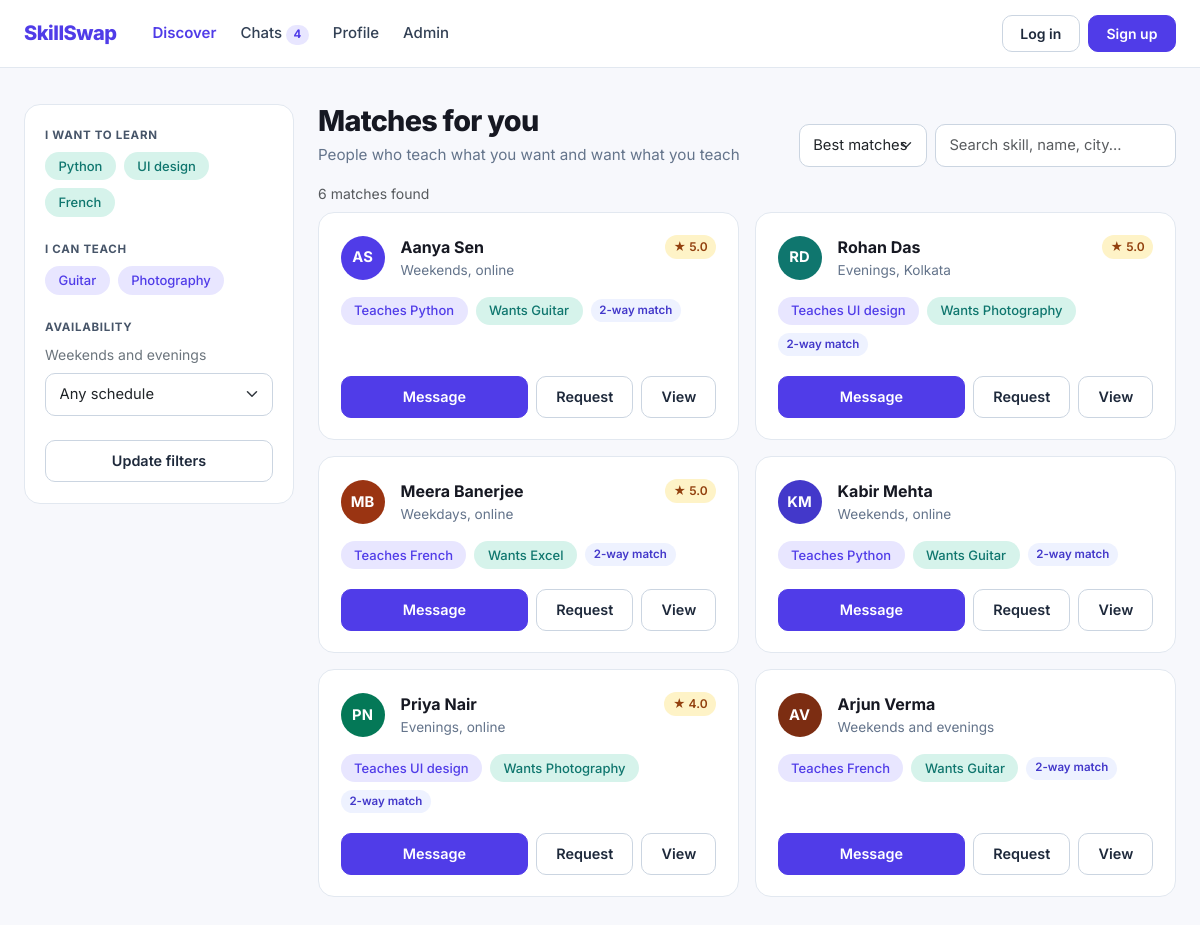
/discover.php, run on the app's committed database.
### tables this page shows
CREATE TABLE users (
        id INTEGER PRIMARY KEY AUTOINCREMENT,
        name TEXT NOT NULL,
        email TEXT NOT NULL UNIQUE,
        password_hash TEXT NOT NULL,
        initials TEXT NOT NULL,
        avatar_color TEXT NOT NULL DEFAULT '#503CE8',
        availability TEXT NOT NULL DEFAULT 'Weekends, online',
        location TEXT NOT NULL DEFAULT 'Online',
        bio TEXT NOT NULL DEFAULT '',
        created_at TEXT NOT NULL DEFAULT CURRENT_TIMESTAMP
    , role TEXT NOT NULL DEFAULT 'user', status TEXT NOT NULL DEFAULT 'active');

### includes/auth.php (called while the page is built, shortened)
<?php
function isLoggedIn(): bool
{
    return isset($_SESSION['user_id']) && (int)$_SESSION['user_id'] > 0;
}
function getActiveUserId(): int
{
    return 1;
}
function getUserWithSkills(PDO $pdo, int $userId): ?array
{
    $stmt = $pdo->prepare(
        'SELECT id, name, email, initials, avatar_color, availability, location, bio, role, status, created_at
         FROM users WHERE id = ?'
    );
    $stmt->execute([$userId]);
    $user = $stmt->fetch();
    $skillStmt = $pdo->prepare(
        'SELECT skill_name, skill_type FROM user_skills WHERE user_id = ? ORDER BY sort_order ASC, id ASC'
    );
    $skillStmt->execute([$userId]);
    $teach = [];
    $learn = [];
    foreach ($skillStmt->fetchAll() as $row) {
        if ($row['skill_type'] === 'teach') {
            $teach[] = $row['skill_name'];
        } else {
            $learn[] = $row['skill_name'];
        }
    }
    $revStmt = $pdo->prepare(
        'SELECT COUNT(*) AS cnt, COALESCE(ROUND(AVG(rating), 1), 0) AS avg_rating
         FROM reviews WHERE reviewee_id = ?'
    );
    $revStmt->execute([$userId]);
    $revStats = $revStmt->fetch() ?: ['cnt' => 0, 'avg_rating' => 0];
    $user['teach_skills'] = $teach;
    $user['learn_skills'] = $learn;
    $user['review_count'] = (int)$revStats['cnt'];
    $user['avg_rating'] = (float)$revStats['avg_rating'];
    return $user;
}
function getUserReviews(PDO $pdo, int $userId, int $limit = 10): array
{
    $stmt = $pdo->prepare(
        'SELECT r.*, u.name AS reviewer_name, u.initials AS reviewer_initials, u.avatar_color AS reviewer_color
         FROM reviews r
         JOIN users u ON u.id = r.reviewer_id
         WHERE r.reviewee_id = ?
         ORDER BY r.id DESC
         LIMIT ?'
    );
    $stmt->execute([$userId, $limit]);
    return $stmt->fetchAll();
}
function getCurrentUser(PDO $pdo): array
{
    $user = getUserWithSkills($pdo, getActiveUserId());
    return $user;
}
function e(string $value): string
{
    return htmlspecialchars($value, ENT_QUOTES, 'UTF-8');
}

### includes/matching.php (called while the page is built, shortened)
<?php
function searchAndMatchUsers(PDO $pdo, array $me, array $filters = []): array
{
    $query = trim(mb_strtolower((string)($filters['q'] ?? '')));
    $teachFilter = trim(mb_strtolower((string)($filters['teach'] ?? '')));
    $learnFilter = trim(mb_strtolower((string)($filters['learn'] ?? '')));
    $availFilter = trim(mb_strtolower((string)($filters['availability'] ?? '')));
    $mode = ($filters['mode'] ?? 'best') === 'all' ? 'all' : 'best';
    $stmt = $pdo->prepare(
        'SELECT id FROM users
         WHERE id != ? AND status = "active" AND role != "admin"
         ORDER BY id ASC'
    );
    $stmt->execute([$me['id']]);
    $candidateIds = $stmt->fetchAll(PDO::FETCH_COLUMN);
    $myLearnLower = array_map('mb_strtolower', $me['learn_skills']);
    $myTeachLower = array_map('mb_strtolower', $me['teach_skills']);
    $results = [];
    foreach ($candidateIds as $cid) {
        $full = getUserWithSkills($pdo, (int)$cid);
        $candTeachLower = array_map('mb_strtolower', $full['teach_skills']);
        $candLearnLower = array_map('mb_strtolower', $full['learn_skills']);
        $teachesWhatIWant = array_values(array_intersect($myLearnLower, $candTeachLower));
        $wantsWhatITeach = array_values(array_intersect($myTeachLower, $candLearnLower));
        $isMutual = !empty($teachesWhatIWant) && !empty($wantsWhatITeach);
        $overlapScore = (count($teachesWhatIWant) * 2) + count($wantsWhatITeach) + ($isMutual ? 3 : 0);
        if ($query !== '') {
            $haystack = mb_strtolower(implode(' ', [
                $full['name'],
                $full['availability'],
                $full['location'],
                $full['bio'],
                implode(' ', $full['teach_skills']),
                implode(' ', $full['learn_skills']),
            ]));
            if (!str_contains($haystack, $query)) {
                continue;
            }
        } elseif ($mode === 'best' && $teachFilter === '' && $learnFilter === '' && $overlapScore === 0 && (!empty($myLearnLower) || !empty($myTeachLower))) {
            continue;
        }
        $primaryTeach = $full['teach_skills'][0] ?? '';
        foreach ($full['teach_skills'] as $sk) {
            if (($teachFilter !== '' && str_contains(mb_strtolower($sk), $teachFilter))
                || in_array(mb_strtolower($sk), $myLearnLower, true)) {
                $primaryTeach = $sk;
                break;
            }
        }
        $primaryWants = $full['learn_skills'][0] ?? '';
        foreach ($full['learn_skills'] as $sk) {
            if (($learnFilter !== '' && str_contains(mb_strtolower($sk), $learnFilter))
                || in_array(mb_strtolower($sk), $myTeachLower, true)) {
                $primaryWants = $sk;
                break;
            }
        }
        if ((int)$full['id'] === 4 && $learnFilter === '' && in_array('Excel', $full['learn_skills'], true)) {
            $primaryWants = 'Excel';
        }
        $full['primary_teach'] = $primaryTeach;
        $full['primary_wants'] = $primaryWants;
        $full['is_mutual'] = $isMutual;
        $full['match_score'] = $overlapScore;
        $full['reviews'] = getUserReviews($pdo, (int)$full['id'], 5);
        $results[] = $full;
    }
    usort($results, static function (array $a, array $b): int {
        if ($a['match_score'] !== $b['match_score']) {
            return $b['match_score'] <=> $a['match_score'];
        }
        return (int)$a['id'] <=> (int)$b['id'];
    });
    return $results;
}

### discover.php (the view, shortened to what this page needs)
<?php
require_once __DIR__ . '/includes/header.php';
require_once __DIR__ . '/includes/matching.php';
$matches = searchAndMatchUsers($pdo, $currentUser, [
    'q' => $_GET['q'] ?? '',
    'teach' => $_GET['teach'] ?? '',
    'learn' => $_GET['learn'] ?? '',
    'availability' => $_GET['availability'] ?? '',
    'mode' => $_GET['mode'] ?? 'best',
]);
?>
<main class="container-xxl px-4 discover-layout">
  <div class="row g-4">
    <div class="col-lg-3">
      <aside class="ss-card filter-sidebar">
        <div class="mb-4">
          <div class="d-flex align-items-center justify-content-between mb-2">
            <div class="ss-section-label">I want to learn</div>
          </div>
          <div class="d-flex flex-wrap gap-2" id="sidebarLearnPills">
            <?php if (empty($currentUser['learn_skills'])): ?>
              <span class="text-muted small">No skills selected</span>
            <?php else: ?>
              <?php foreach ($currentUser['learn_skills'] as $skill): ?>
                <button type="button" class="pill-learn pill-filter-btn" data-filter-type="teach" data-skill="<?= e($skill) ?>" title="Filter people who teach <?= e($skill) ?>">
                  <?= e($skill) ?>
                </button>
              <?php endforeach; ?>
            <?php endif; ?>
          </div>
        </div>
        <div class="mb-4">
          <div class="ss-section-label mb-2">I can teach</div>
          <div class="d-flex flex-wrap gap-2" id="sidebarTeachPills">
            <?php if (empty($currentUser['teach_skills'])): ?>
              <span class="text-muted small">No skills selected</span>
            <?php else: ?>
              <?php foreach ($currentUser['teach_skills'] as $skill): ?>
                <button type="button" class="pill-teach pill-filter-btn" data-filter-type="learn" data-skill="<?= e($skill) ?>" title="Filter people who want <?= e($skill) ?>">
                  <?= e($skill) ?>
                </button>
              <?php endforeach; ?>
            <?php endif; ?>
          </div>
        </div>
        <div class="mb-4">
          <div class="ss-section-label mb-2">Availability</div>
          <div class="text-secondary small mb-2" id="sidebarAvailability"><?= e($currentUser['availability']) ?></div>
          <select class="form-select form-select-sm ss-input" id="availabilityFilterSelect" aria-label="Filter by availability">
            <option value="">Any schedule</option>
          </select>
        </div>
        <button type="button" class="btn btn-ss-outline w-100" data-bs-toggle="modal" data-bs-target="#filtersModal">
          Update filters
        </button>
      </aside>
    </div>
    <div class="col-lg-9">
      <div class="d-flex flex-wrap align-items-end justify-content-between gap-3 mb-3">
        <div>
          <h1 class="discover-heading">Matches for you</h1>
          <p class="discover-subheading mb-0">People who teach what you want and want what you teach</p>
        </div>
        <div class="d-flex flex-wrap align-items-center gap-2">
          <select class="form-select ss-input" id="matchModeSelect" style="width: auto;" aria-label="Match mode">
            <option value="best" selected>Best matches</option>
          </select>
          <div style="min-width: 230px;">
            <input type="search" class="form-control ss-input" id="discoverSearchInput" placeholder="Search skill, name, city...">
          </div>
        </div>
      </div>
      <div class="d-flex align-items-center justify-content-between mb-2">
        <span class="small text-muted" id="matchesCountLabel"><?= count($matches) ?> match<?= count($matches) === 1 ? '' : 'es' ?> found</span>
      </div>
      <div class="row g-3" id="matchesGrid">
        <?php if (empty($matches)): ?>
          <div class="col-12">
            <div class="ss-card p-4 text-center text-muted">
              No exact matches yet. Try switching to <strong>All community</strong> or clicking <strong>Update filters</strong>.
            </div>
          </div>
        <?php else: ?>
          <?php foreach ($matches as $m): ?>
            <div class="col-md-6 match-card-col">
              <div class="ss-card match-card">
                <div>
                  <div class="d-flex align-items-start justify-content-between gap-2 mb-3">
                    <div class="d-flex align-items-center gap-3">
                      <span class="avatar-circle" style="background-color: <?= e($m['avatar_color']) ?>;">
                        <?= e($m['initials']) ?>
                      </span>
                      <div>
                        <div class="match-card-name"><?= e($m['name']) ?></div>
                        <div class="match-card-meta"><?= e($m['availability']) ?></div>
                      </div>
                    </div>
                    <?php if ($m['review_count'] > 0): ?>
                      <span class="rating-badge" title="<?= (int)$m['review_count'] ?> review(s)">
                        ★ <?= number_format((float)$m['avg_rating'], 1) ?>
                      </span>
                    <?php endif; ?>
                  </div>
                  <div class="d-flex flex-wrap align-items-center gap-2 mb-3">
                    <?php if ($m['primary_teach'] !== ''): ?>
                      <span class="pill-teach">Teaches <?= e($m['primary_teach']) ?></span>
                    <?php endif; ?>
                    <?php if ($m['primary_wants'] !== ''): ?>
                      <span class="pill-learn">Wants <?= e($m['primary_wants']) ?></span>
                    <?php endif; ?>
                    <?php if (!empty($m['is_mutual'])): ?>
                      <span class="match-badge">2-way match</span>
                    <?php endif; ?>
                  </div>
                </div>
                <div class="d-flex align-items-center gap-2 pt-1">
                  <a href="chats.php?user_id=<?= (int)$m['id'] ?>" class="btn btn-ss-primary flex-grow-1">Message</a>
                  <button
                    type="button"
                    class="btn btn-ss-outline quick-request-btn"
                    data-user='<?= e(json_encode($m, JSON_UNESCAPED_UNICODE)) ?>'
                    title="Send exchange request"
                  >
                    Request
                  </button>
                  <button
                    type="button"
                    class="btn btn-ss-outline view-profile-btn"
                    data-user='<?= e(json_encode($m, JSON_UNESCAPED_UNICODE)) ?>'
                  >
                    View
                  </button>
                </div>
              </div>
            </div>
          <?php endforeach; ?>
        <?php endif; ?>
      </div>
    </div>
  </div>
</main>
<?php require_once __DIR__ . '/includes/footer.php'; ?>

### assets/css/style.css (style rules this page uses)
:root { --ss-primary: #503ce8; --ss-primary-hover: #4230d1; --ss-bg: #f7f8fc; --ss-surface: #ffffff; --ss-border: #e2e8f0; --ss-border-strong: #cbd5e1; --ss-text: #111827; --ss-text-secondary: #475569; --ss-text-muted: #64748b; --ss-lavender-bg: #e8e6ff; --ss-lavender-text: #503ce8; --ss-mint-bg: #d6f3eb; --ss-mint-text: #0f766e; }
* { box-sizing: border-box; }
body { font-family: 'Inter', -apple-system, BlinkMacSystemFont, 'Segoe UI', Roboto, sans-serif; background-color: var(--ss-bg); color: var(--ss-text); margin: 0; min-height: 100vh; -webkit-font-smoothing: antialiased; }
.btn-ss-primary { background-color: var(--ss-primary); border: 1px solid var(--ss-primary); color: #ffffff; border-radius: 10px; font-weight: 600; font-size: 0.9rem; padding: 0.56rem 1.25rem; transition: background-color 0.15s ease, border-color 0.15s ease, transform 0.1s ease; }
.btn-ss-outline { background-color: var(--ss-surface); border: 1px solid var(--ss-border-strong); color: #1e293b; border-radius: 10px; font-weight: 600; font-size: 0.9rem; padding: 0.56rem 1.2rem; transition: background-color 0.15s ease, border-color 0.15s ease; }
.ss-card { background-color: var(--ss-surface); border: 1px solid var(--ss-border); border-radius: 16px; }
.ss-section-label { font-size: 0.72rem; font-weight: 700; letter-spacing: 0.06em; text-transform: uppercase; color: var(--ss-text-secondary); }
.avatar-circle { width: 44px; height: 44px; border-radius: 50%; display: inline-flex; align-items: center; justify-content: center; color: #ffffff; font-weight: 700; font-size: 0.92rem; flex-shrink: 0; letter-spacing: 0.01em; }
.pill-teach { display: inline-flex; align-items: center; background-color: var(--ss-lavender-bg); color: var(--ss-lavender-text); font-size: 0.8125rem; font-weight: 500; padding: 0.3rem 0.78rem; border-radius: 999px; line-height: 1.3; white-space: nowrap; border: 1px solid transparent; }
.pill-learn { display: inline-flex; align-items: center; background-color: var(--ss-mint-bg); color: var(--ss-mint-text); font-size: 0.8125rem; font-weight: 500; padding: 0.3rem 0.78rem; border-radius: 999px; line-height: 1.3; white-space: nowrap; border: 1px solid transparent; }
.pill-filter-btn { cursor: pointer; transition: transform 0.1s ease, box-shadow 0.15s ease, border-color 0.15s ease; }
.rating-badge { display: inline-flex; align-items: center; gap: 0.25rem; background-color: #fef3c7; color: #92400e; font-size: 0.75rem; font-weight: 600; padding: 0.2rem 0.55rem; border-radius: 999px; }
.match-badge { display: inline-flex; align-items: center; font-size: 0.72rem; font-weight: 600; color: #4338ca; background-color: #eef2ff; padding: 0.18rem 0.55rem; border-radius: 999px; }
.discover-layout { padding: 2.25rem 0 3.5rem; }
.filter-sidebar { padding: 1.35rem 1.25rem; position: sticky; top: 1.5rem; }
.discover-heading { font-size: 1.8rem; font-weight: 800; letter-spacing: -0.025em; color: #161822; margin-bottom: 0.35rem; }
.discover-subheading { color: var(--ss-text-muted); font-size: 0.95rem; margin-bottom: 1.5rem; }
.match-card { padding: 1.35rem; height: 100%; display: flex; flex-direction: column; justify-content: space-between; transition: border-color 0.15s ease, box-shadow 0.15s ease; }
.match-card-name { font-size: 1rem; font-weight: 700; color: #161822; margin-bottom: 0.1rem; }
.match-card-meta { font-size: 0.85rem; color: var(--ss-text-muted); }
.ss-input { border: 1px solid var(--ss-border-strong); border-radius: 10px; padding: 0.6rem 0.85rem; font-size: 0.92rem; }

### data on the page
users: availability "Weekends and evenings"
users: initials "AS", name "Aanya Sen", availability "Weekends, online", avg_rating "5.0", primary_teach "Python", primary_wants "Guitar"
users: initials "RD", name "Rohan Das", availability "Evenings, Kolkata", avg_rating "5.0", primary_teach "UI design", primary_wants "Photography"
users: initials "MB", name "Meera Banerjee", availability "Weekdays, online", avg_rating "5.0", primary_teach "French", primary_wants "Excel"
users: initials "KM", name "Kabir Mehta", availability "Weekends, online", primary_teach "Python", primary_wants "Guitar"
users: initials "PN", name "Priya Nair", availability "Evenings, online", avg_rating "4.0", primary_teach "UI design", primary_wants "Photography"
users: initials "AV", name "Arjun Verma", availability "Weekends and evenings", primary_teach "French", primary_wants "Guitar"

### other printed values
$pendingIncomingCount "4"
$skill "Python"
$skill "UI design"
$skill "French"
$skill "Guitar"
$skill "Photography"
count($matches) "6"
